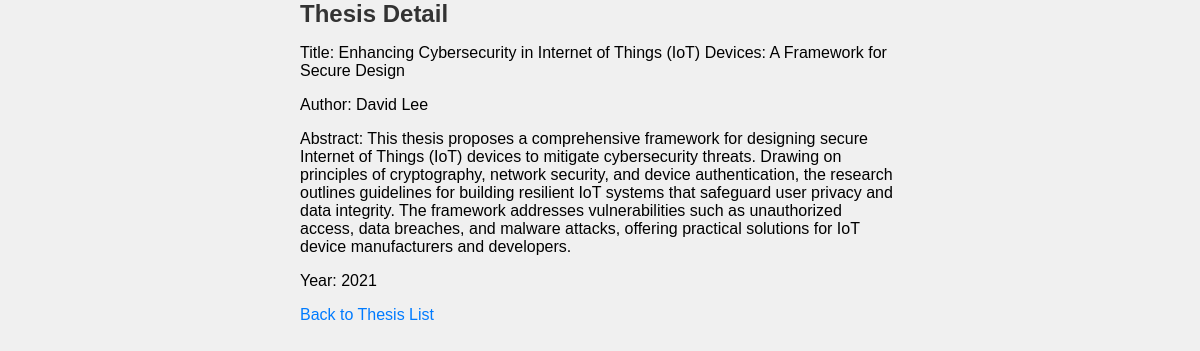
Page /4/ on the committed database.
### authors/models.py (models this page shows, shortened)
class Thesis(models.Model):
    title = models.CharField(max_length=200)
    author = models.CharField(max_length=100)
    abstract = models.TextField()
    year = models.IntegerField()

### authors/views.py (the view)
# urls.py: path('<int:thesis_id>/', views.thesis_detail, name='thesis_detail'),
def thesis_detail(request, thesis_id):
    thesis = Thesis.objects.get(id=thesis_id)
    return render(request, 'thesis_detail.html', {'thesis': thesis})

### authors/templates/thesis_detail.html (shortened to what this page needs)
{% load static %}
<!DOCTYPE html>
<html lang="en">
<head>
    <link rel="stylesheet" href="{% static 'styles.css' %}">
</head>
<body>
    <h1>Thesis Detail</h1>
    <p>Title: {{ thesis.title }}</p>
    <p>Author: {{ thesis.author }}</p>
    <p>Abstract: {{ thesis.abstract }}</p>
    <p>Year: {{ thesis.year }}</p>
    <a href="{% url 'thesis_list' %}">Back to Thesis List</a>
</body>
</html>

### mystaticfiles/styles.css (style rules this page uses)
body { font-family: Arial, sans-serif; margin: auto; max-width: 50%; padding: 0; background-color: #f0f0f0; }
h1 { margin-top: 0; color: #333; font-size: 24px; }
a { color: #007bff; text-decoration: none; }

### rows in the picture
Thesis: title "Enhancing Cybersecurity in Internet of Things (IoT) Devices: A Framework for Secure Design", author "David Lee", abstract "This thesis proposes a comprehensive framework for designing secure Internet of Things (IoT) devices to mitigate cybersecurity threats. Drawing on principles of cryptography, network security, and device authentication, the research outlines guidelines for building resilient IoT systems that safeguard user privacy and data integrity. The framework addresses vulnerabilities such as unauthorized access, data breaches, and malware attacks, offering practical solutions for IoT device manufacturers and developers.", year "2021"
